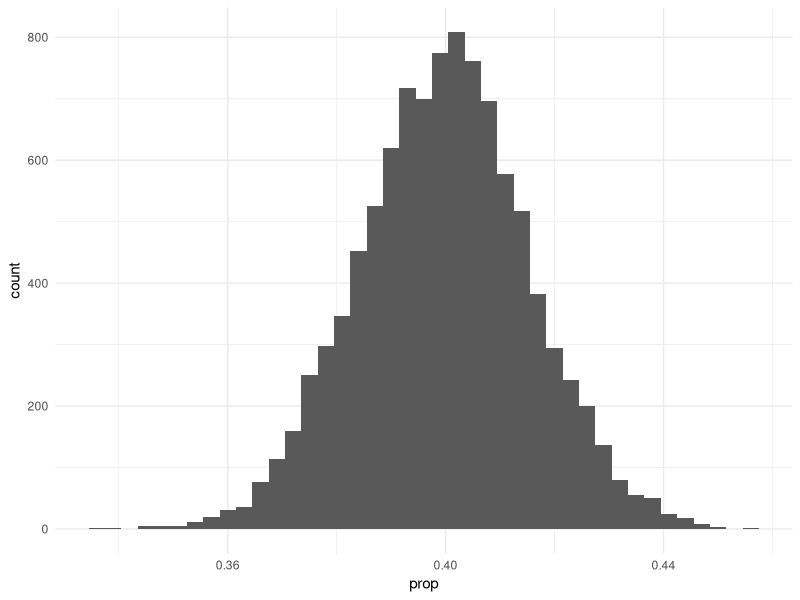
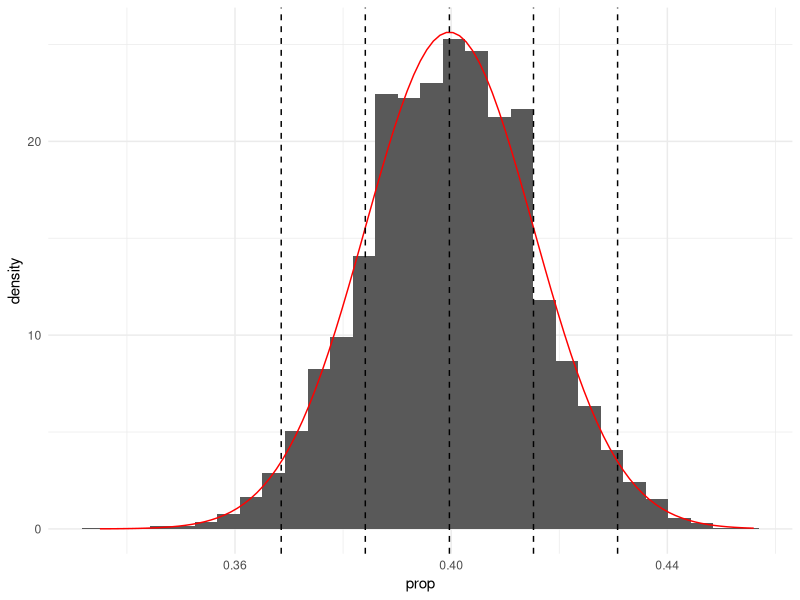
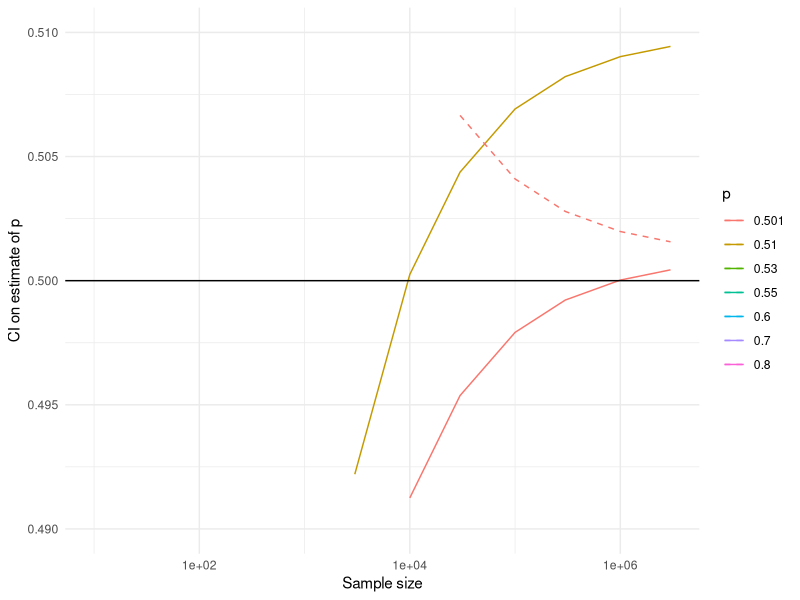

Reproduce these figures in R, in order.
library(tidyverse)
library(dslabs)

# Poll - a jar of bead
p <- 0.4 # Ground truth proportion of blue beads
population_size <- 1e7
jar <- sample(c(0, 1), population_size, p=c(1 - p, p), replace=TRUE) 

take_sample <- function(n){
  sampled_beads <- sample(jar, n, replace=TRUE) 
  mean(sampled_beads)
}

results <- data.frame(prop=replicate(1e4, take_sample(1000)))
results |> ggplot(aes(prop)) +
  geom_histogram(binwidth = 0.003) +
  theme_minimal()

# Add normal fit
X_bar <- mean(results$prop)
X_se <- sqrt(sum((results$prop - X_bar)**2 / length(results$prop)))
results |> ggplot(aes(x=prop)) +
  geom_histogram(aes(y=after_stat(density))) +
  stat_function(
    fun=dnorm,
    args=list(mean=X_bar, sd=X_se),
    color="red") +
  geom_vline(xintercept=(X_bar - X_se * seq(-2, 2)), lty="dashed") + 
  theme_minimal()

# Confidence interval
take_sample_and_check <- function(n){
  sampled_beads <- sample(jar, n, replace=TRUE) 
  X_bar <- mean(sampled_beads)
  X_se <- sqrt(X_bar * (1 - X_bar) / n)
  between(p, X_bar - 1.96 * X_se, X_bar + 1.96 * X_se)
}

set.seed(42)
mean(replicate(1e4, take_sample_and_check(1000)))
mean(replicate(1e4, take_sample_and_check(25)))

# Power analysis at different p
ps <- c(0.501, 0.51, 0.53, 0.55, 0.6, 0.7, 0.8)
sample_size <- c(10, 30, 100, 300, 1000, 3000, 1e4, 3e4, 1e5, 3e5, 1e6, 3e6)
power_analysis <- expand.grid(p=ps, n=sample_size)
power_analysis <- power_analysis |>
  mutate(se=sqrt(p * (1-p) / n)) |>
  mutate(CI_lower=p - se * 1.95, CI_upper=p + se * 1.96)

power_analysis |>
  mutate(p = factor(p)) |>
  ggplot() +
  geom_line(aes(x=n, y=CI_lower, color=p)) +
  geom_line(aes(x=n, y=CI_upper, color=p), lty="dashed") +
  geom_hline(yintercept=0.5, color="black") +
  scale_x_log10() +
  scale_y_continuous(limits=c(0.49, 0.51)) +
  ylab("CI on estimate of p") +
  xlab("Sample size") +
  theme_minimal()

# Funding  / gender bias
data("research_funding_rates")
totals <- research_funding_rates |> 
  select(-discipline) |> 
  summarize_all(sum) |>
  summarize(yes_men = awards_men, 
            no_men = applications_men - awards_men, 
            yes_women = awards_women, 
            no_women = applications_women - awards_women) 

# Chi-square test
two_by_two <- data.frame(
  awarded = c("no", "yes"), 
  men = c(totals$no_men, totals$yes_men),
  women = c(totals$no_women, totals$yes_women))

chisq_test <- two_by_two |> select(-awarded) |> chisq.test()
chisq_test$p.value

# log(OR)
odds_ratio <- totals$no_men * totals$yes_women / (totals$yes_men * totals$no_women)
logor <- log(odds_ratio)
logor_se <- sqrt(sum(1 / totals))
z <- logor / logor_se

logor_pval <- 2 * pnorm(abs(z), lower.tail = FALSE)
logor_pval
